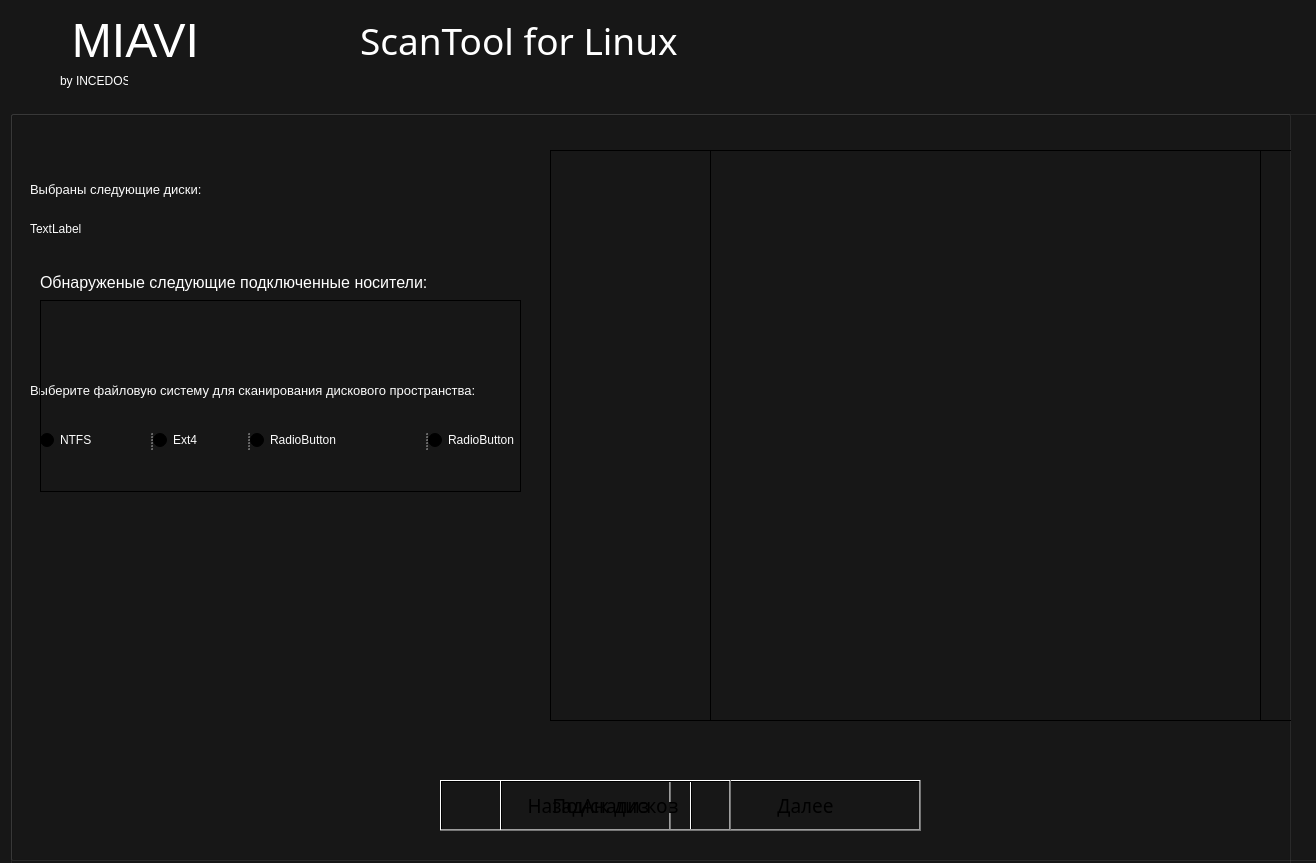
<?xml version="1.0" encoding="UTF-8"?>
<ui version="4.0">
 <class>MIAVIbyINCEDOS</class>
 <widget class="QMainWindow" name="MIAVIbyINCEDOS">
  <property name="geometry">
   <rect>
    <x>0</x>
    <y>0</y>
    <width>1316</width>
    <height>863</height>
   </rect>
  </property>
  <property name="minimumSize">
   <size>
    <width>1035</width>
    <height>678</height>
   </size>
  </property>
  <property name="acceptDrops">
   <bool>false</bool>
  </property>
  <property name="windowTitle">
   <string>MIAVI by INCEDOS</string>
  </property>
  <property name="autoFillBackground">
   <bool>false</bool>
  </property>
  <property name="styleSheet">
   <string notr="true">background-color: #171717
</string>
  </property>
  <property name="iconSize">
   <size>
    <width>50</width>
    <height>50</height>
   </size>
  </property>
  <property name="animated">
   <bool>true</bool>
  </property>
  <widget class="QWidget" name="centralwidget">
   <widget class="QGroupBox" name="groupBox_2">
    <property name="geometry">
     <rect>
      <x>10</x>
      <y>110</y>
      <width>1381</width>
      <height>751</height>
     </rect>
    </property>
    <property name="styleSheet">
     <string notr="true">background-color: qlineargradient(spread:pad, x1:0, y1:0, x2:1, y2:0, stop:0 rgba(0, 0, 0, 0), stop:1 rgba(0, 0, 0, 0));</string>
    </property>
    <property name="title">
     <string/>
    </property>
    <widget class="QLabel" name="label_11">
     <property name="geometry">
      <rect>
       <x>20</x>
       <y>110</y>
       <width>151</width>
       <height>17</height>
      </rect>
     </property>
     <property name="styleSheet">
      <string notr="true">color: rgb(255, 255, 255);</string>
     </property>
     <property name="text">
      <string>TextLabel</string>
     </property>
    </widget>
    <widget class="QPushButton" name="pushButton_2">
     <property name="geometry">
      <rect>
       <x>680</x>
       <y>670</y>
       <width>231</width>
       <height>51</height>
      </rect>
     </property>
     <property name="font">
      <font>
       <family>HoloLens MDL2 Assets</family>
       <pointsize>14</pointsize>
      </font>
     </property>
     <property name="acceptDrops">
      <bool>false</bool>
     </property>
     <property name="accessibleName">
      <string/>
     </property>
     <property name="styleSheet">
      <string notr="true">color: black;
background-color: rgb(255, 53, 56);
border-color: rgb(93, 0, 1);
border-radius: 25px 25px;
-webkit-transition-duration: 0.4s;
transition-duration: 0.4s;
hover {
    background-color: #4CAF50; /* Green */
    color: white;}</string>
     </property>
     <property name="text">
      <string>Далее</string>
     </property>
    </widget>
    <widget class="QLabel" name="label_8">
     <property name="geometry">
      <rect>
       <x>20</x>
       <y>60</y>
       <width>231</width>
       <height>39</height>
      </rect>
     </property>
     <property name="styleSheet">
      <string notr="true">color: white; font-size: 10pt</string>
     </property>
     <property name="text">
      <string>Выбраны следующие диски:</string>
     </property>
    </widget>
    <widget class="QPushButton" name="pushButton_3">
     <property name="geometry">
      <rect>
       <x>430</x>
       <y>670</y>
       <width>231</width>
       <height>51</height>
      </rect>
     </property>
     <property name="font">
      <font>
       <family>HoloLens MDL2 Assets</family>
       <pointsize>14</pointsize>
      </font>
     </property>
     <property name="acceptDrops">
      <bool>false</bool>
     </property>
     <property name="accessibleName">
      <string/>
     </property>
     <property name="styleSheet">
      <string notr="true">color: black;
background-color: rgb(255, 255, 255);
border-color: rgb(93, 0, 1);
border-radius: 25px 25px;
-webkit-transition-duration: 0.4s;
transition-duration: 0.4s;
hover {
    background-color: #4CAF50; /* Green */
    color: black;}</string>
     </property>
     <property name="text">
      <string>Назад</string>
     </property>
    </widget>
    <widget class="QLabel" name="label_9">
     <property name="geometry">
      <rect>
       <x>20</x>
       <y>270</y>
       <width>581</width>
       <height>21</height>
      </rect>
     </property>
     <property name="styleSheet">
      <string notr="true">color: white; font-size: 10pt</string>
     </property>
     <property name="text">
      <string>Выберите файловую систему для сканирования дискового пространства:</string>
     </property>
    </widget>
    <widget class="QSplitter" name="splitter">
     <property name="geometry">
      <rect>
       <x>30</x>
       <y>320</y>
       <width>561</width>
       <height>20</height>
      </rect>
     </property>
     <property name="orientation">
      <enum>Qt::Horizontal</enum>
     </property>
     <widget class="QRadioButton" name="radioButton">
      <property name="styleSheet">
       <string notr="true">color: rgb(255, 255, 255)</string>
      </property>
      <property name="text">
       <string>NTFS</string>
      </property>
     </widget>
     <widget class="QRadioButton" name="radioButton_2">
      <property name="styleSheet">
       <string notr="true">color: rgb(255, 255, 255)</string>
      </property>
      <property name="text">
       <string>Ext4</string>
      </property>
     </widget>
     <widget class="QRadioButton" name="radioButton_3">
      <property name="styleSheet">
       <string notr="true">color: rgb(255, 255, 255)</string>
      </property>
      <property name="text">
       <string>RadioButton</string>
      </property>
     </widget>
     <widget class="QRadioButton" name="radioButton_4">
      <property name="styleSheet">
       <string notr="true">color: rgb(255, 255, 255)</string>
      </property>
      <property name="text">
       <string>RadioButton</string>
      </property>
     </widget>
    </widget>
    <widget class="QTableWidget" name="tableWidget">
     <property name="geometry">
      <rect>
       <x>540</x>
       <y>40</y>
       <width>711</width>
       <height>571</height>
      </rect>
     </property>
     <property name="styleSheet">
      <string notr="true">color:white;
background-color: qlineargradient(spread:pad, x1:0, y1:0, x2:1, y2:1, stop:0 rgba(0, 0, 0, 0), stop:0.994975 rgba(255, 255, 255, 0))</string>
     </property>
    </widget>
   </widget>
   <widget class="QLabel" name="label_4">
    <property name="geometry">
     <rect>
      <x>360</x>
      <y>0</y>
      <width>771</width>
      <height>81</height>
     </rect>
    </property>
    <property name="minimumSize">
     <size>
      <width>771</width>
      <height>81</height>
     </size>
    </property>
    <property name="font">
     <font>
      <family>Century Gothic</family>
      <pointsize>28</pointsize>
      <weight>50</weight>
      <bold>false</bold>
     </font>
    </property>
    <property name="autoFillBackground">
     <bool>false</bool>
    </property>
    <property name="styleSheet">
     <string notr="true">color: white; background-color: none;background-color: qlineargradient(spread:pad, x1:0, y1:0, x2:1, y2:0, stop:0 rgba(0, 0, 0, 0), stop:1 rgba(0, 0, 0, 0));</string>
    </property>
    <property name="text">
     <string>ScanTool for Linux</string>
    </property>
   </widget>
   <widget class="QLabel" name="label_2">
    <property name="geometry">
     <rect>
      <x>0</x>
      <y>0</y>
      <width>271</width>
      <height>81</height>
     </rect>
    </property>
    <property name="minimumSize">
     <size>
      <width>271</width>
      <height>81</height>
     </size>
    </property>
    <property name="font">
     <font>
      <pointsize>36</pointsize>
      <weight>50</weight>
      <bold>false</bold>
     </font>
    </property>
    <property name="styleSheet">
     <string notr="true">color: white; background-color: none;background-color: qlineargradient(spread:pad, x1:0, y1:0, x2:1, y2:0, stop:0 rgba(0, 0, 0, 0), stop:1 rgba(0, 0, 0, 0));</string>
    </property>
    <property name="text">
     <string>MIAVI</string>
    </property>
    <property name="textFormat">
     <enum>Qt::AutoText</enum>
    </property>
    <property name="scaledContents">
     <bool>false</bool>
    </property>
    <property name="alignment">
     <set>Qt::AlignCenter</set>
    </property>
    <property name="wordWrap">
     <bool>false</bool>
    </property>
    <property name="textInteractionFlags">
     <set>Qt::LinksAccessibleByMouse</set>
    </property>
    <property name="buddy">
     <cstring></cstring>
    </property>
   </widget>
   <widget class="QGroupBox" name="groupBox">
    <property name="geometry">
     <rect>
      <x>10</x>
      <y>110</y>
      <width>1281</width>
      <height>791</height>
     </rect>
    </property>
    <property name="styleSheet">
     <string notr="true">background-color: qlineargradient(spread:pad, x1:0, y1:0, x2:1, y2:0, stop:0 rgba(0, 0, 0, 0), stop:1 rgba(0, 0, 0, 0));</string>
    </property>
    <property name="title">
     <string/>
    </property>
    <widget class="QPushButton" name="pushButton_4">
     <property name="geometry">
      <rect>
       <x>490</x>
       <y>670</y>
       <width>231</width>
       <height>51</height>
      </rect>
     </property>
     <property name="font">
      <font>
       <family>HoloLens MDL2 Assets</family>
       <pointsize>14</pointsize>
      </font>
     </property>
     <property name="acceptDrops">
      <bool>false</bool>
     </property>
     <property name="accessibleName">
      <string/>
     </property>
     <property name="styleSheet">
      <string notr="true">background-color: rgb(255, 53, 56);
border-color: rgb(93, 0, 1);
border-radius: 25px 25px;
-webkit-transition-duration: 0.4s;
transition-duration: 0.4s;
hover {
    background-color: #4CAF50; /* Green */
    color: white;}</string>
     </property>
     <property name="text">
      <string>Анализ</string>
     </property>
    </widget>
    <widget class="QPushButton" name="pushButton">
     <property name="geometry">
      <rect>
       <x>490</x>
       <y>670</y>
       <width>231</width>
       <height>51</height>
      </rect>
     </property>
     <property name="font">
      <font>
       <family>HoloLens MDL2 Assets</family>
       <pointsize>14</pointsize>
      </font>
     </property>
     <property name="acceptDrops">
      <bool>false</bool>
     </property>
     <property name="accessibleName">
      <string/>
     </property>
     <property name="styleSheet">
      <string notr="true">background-color: rgb(255, 53, 56);
border-color: rgb(93, 0, 1);
border-radius: 25px 25px;
-webkit-transition-duration: 0.4s;
transition-duration: 0.4s;
hover {
    background-color: #4CAF50; /* Green */
    color: white;}</string>
     </property>
     <property name="text">
      <string>Поиск дисков</string>
     </property>
    </widget>
    <widget class="QPlainTextEdit" name="plainTextEdit">
     <property name="geometry">
      <rect>
       <x>700</x>
       <y>40</y>
       <width>661</width>
       <height>571</height>
      </rect>
     </property>
     <property name="styleSheet">
      <string notr="true">color:white;
background-color: qlineargradient(spread:pad, x1:0, y1:0, x2:1, y2:1, stop:0 rgba(0, 0, 0, 0), stop:0.994975 rgba(255, 255, 255, 0))</string>
     </property>
    </widget>
    <widget class="QLabel" name="label_12">
     <property name="geometry">
      <rect>
       <x>30</x>
       <y>30</y>
       <width>559</width>
       <height>284</height>
      </rect>
     </property>
     <property name="minimumSize">
      <size>
       <width>419</width>
       <height>279</height>
      </size>
     </property>
     <property name="font">
      <font>
       <family>Arial</family>
       <pointsize>12</pointsize>
      </font>
     </property>
     <property name="styleSheet">
      <string notr="true">color: white;
background-color: qlineargradient(spread:pad, x1:0, y1:0, x2:1, y2:0, stop:0 rgba(0, 0, 0, 0), stop:1 rgba(255, 255, 255, 0));</string>
     </property>
     <property name="text">
      <string>Обнаруженые следующие подключенные носители:</string>
     </property>
    </widget>
    <widget class="QListWidget" name="listWidget">
     <property name="geometry">
      <rect>
       <x>30</x>
       <y>190</y>
       <width>481</width>
       <height>192</height>
      </rect>
     </property>
     <property name="styleSheet">
      <string notr="true">color:white;
background-color: qlineargradient(spread:pad, x1:0, y1:0, x2:1, y2:0, stop:0 rgba(0, 0, 0, 0), stop:1 rgba(255, 255, 255, 0));</string>
     </property>
    </widget>
   </widget>
   <widget class="QLabel" name="label_5">
    <property name="geometry">
     <rect>
      <x>60</x>
      <y>40</y>
      <width>68</width>
      <height>81</height>
     </rect>
    </property>
    <property name="font">
     <font>
      <family>MS UI Gothic</family>
     </font>
    </property>
    <property name="styleSheet">
     <string notr="true">color: white; background-color: none;background-color: qlineargradient(spread:pad, x1:0, y1:0, x2:1, y2:0, stop:0 rgba(0, 0, 0, 0), stop:1 rgba(0, 0, 0, 0));</string>
    </property>
    <property name="text">
     <string>by INCEDOS</string>
    </property>
   </widget>
   <widget class="QLabel" name="background">
    <property name="geometry">
     <rect>
      <x>-290</x>
      <y>-10</y>
      <width>1621</width>
      <height>1081</height>
     </rect>
    </property>
    <property name="text">
     <string/>
    </property>
    <property name="pixmap">
     <pixmap>background.jpg</pixmap>
    </property>
   </widget>
   <zorder>background</zorder>
   <zorder>groupBox_2</zorder>
   <zorder>label_4</zorder>
   <zorder>label_2</zorder>
   <zorder>label_5</zorder>
   <zorder>groupBox</zorder>
  </widget>
 </widget>
 <resources/>
 <connections/>
</ui>
